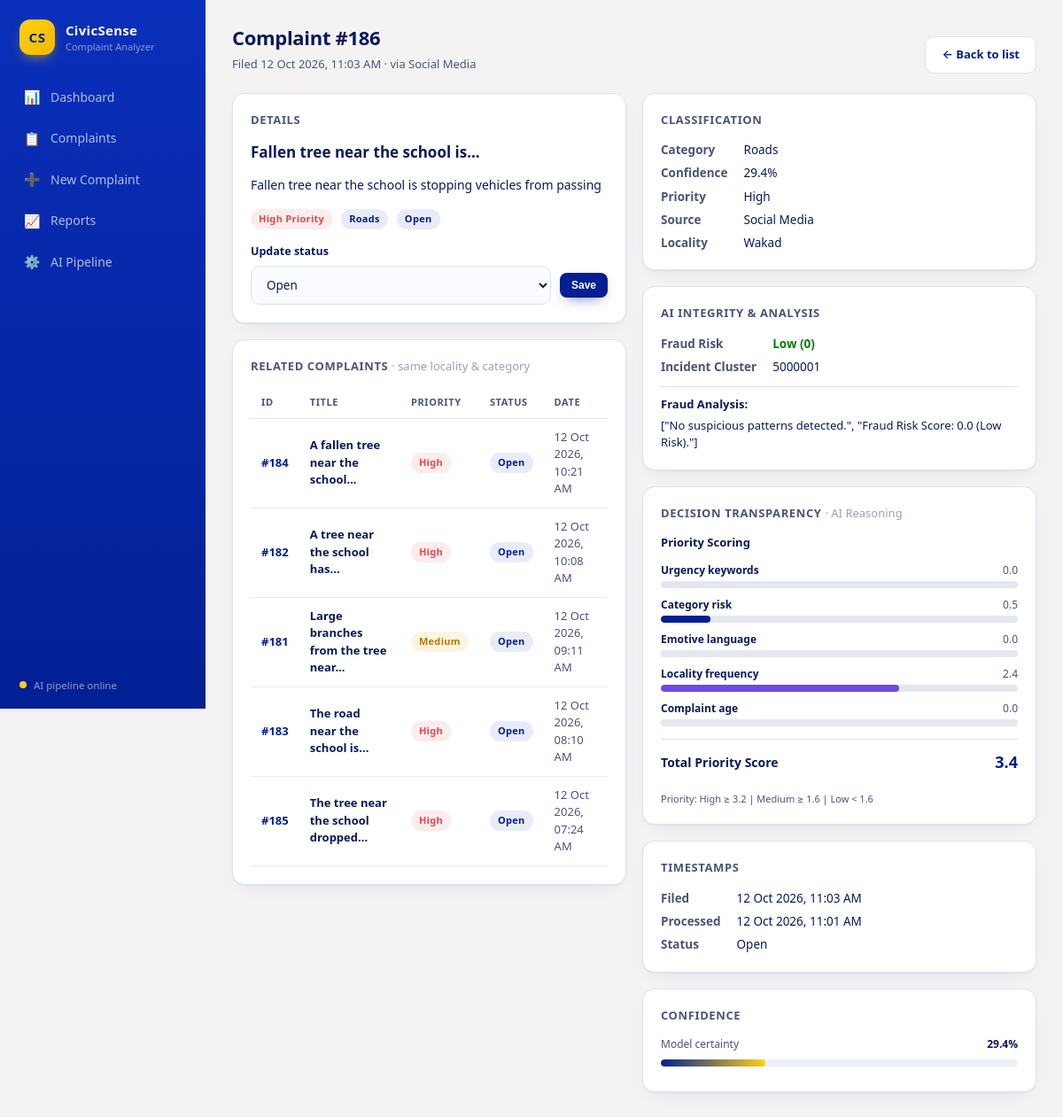
/complaints/186, run on the app's committed database.
### tables this page shows
CREATE TABLE complaints (
    id                  INTEGER PRIMARY KEY AUTOINCREMENT,
    source              TEXT    NOT NULL DEFAULT 'Web Portal',
    ward                TEXT    NOT NULL,
    category            TEXT    NOT NULL,
    title               TEXT    NOT NULL,
    description         TEXT    NOT NULL,
    priority            TEXT    NOT NULL DEFAULT 'Medium',
    status              TEXT    NOT NULL DEFAULT 'Open',
    confidence          REAL,
    is_duplicate        INTEGER NOT NULL DEFAULT 0,
    duplicate_of        INTEGER,
    created_at          TEXT    NOT NULL,
    processed_at        TEXT,
    priority_score      REAL,
    priority_breakdown  TEXT,
    fraud_score         REAL,
    fraud_level         TEXT,
    fraud_explanation   TEXT,
    cluster_id          INTEGER,
    xai_explanation      TEXT
);

### app.py (the view)
@app.route("/complaints/<int:cid>")
def complaint_detail(cid):
    import json as _json
    c = database.get_complaint(cid)
    if not c:
        abort(404)
    if c.get("priority_breakdown"):
        try:
            c["priority_breakdown"] = _json.loads(c["priority_breakdown"])
        except (TypeError, ValueError):
            c["priority_breakdown"] = None
    related = database.related_complaints(c["ward"], c["category"], cid)
    duplicate_of = None
    if c.get("duplicate_of"):
        duplicate_of = database.get_complaint(c["duplicate_of"])
    return render_template("complaint_detail.html", c=c, related=related,
                           duplicate_of=duplicate_of, statuses=STATUSES)

### app.py (called while the page is built)
@app.template_filter("pretty_date")
def pretty_date(value):
    try:
        dt = datetime.fromisoformat(value)
        return dt.strftime("%d %b %Y, %I:%M %p")
    except (ValueError, TypeError):
        return value

### civic_sense/database.py (called while the page is built)
@contextmanager
def get_conn():
    DB_PATH.parent.mkdir(parents=True, exist_ok=True)
    conn = sqlite3.connect(str(DB_PATH))
    conn.row_factory = sqlite3.Row
    conn.execute("PRAGMA journal_mode=WAL")
    try:
        yield conn
        conn.commit()
    finally:
        conn.close()

def get_complaint(cid: int):
    with get_conn() as conn:
        row = conn.execute("SELECT * FROM complaints WHERE id = ?", (cid,)).fetchone()
        return dict(row) if row else None

def related_complaints(ward: str, category: str, exclude_id: int, limit: int = 5) -> list:
    with get_conn() as conn:
        rows = conn.execute(
            "SELECT id, title, priority, status, created_at FROM complaints "
            "WHERE ward = ? AND category = ? AND id != ? "
            "ORDER BY created_at DESC LIMIT ?",
            (ward, category, exclude_id, limit)).fetchall()
        return [dict(r) for r in rows]

### templates/complaint_detail.html (shortened to what this page needs)
{% extends "base.html" %}
{% block content %}
<div class="page-head">
  <div>
    <h1 class="page-title">Complaint #{{ c.id }}</h1>
    <p class="page-sub">Filed {{ c.created_at | pretty_date }} · via {{ c.source }}</p>
  </div>
  <a class="btn secondary" href="{{ url_for('complaints') }}">← Back to list</a>
</div>
<div class="grid grid-2">
  <div>
    <div class="card" style="margin-bottom: 18px;">
      <h2 class="card-title">Details</h2>
      <h3 style="margin: 0 0 12px; font-size: 17px; color: var(--ink);">{{ c.title }}</h3>
      <p style="margin: 0 0 16px; font-size: 14px; color: var(--ink); line-height: 1.7;">{{ c.description }}</p>
      <div style="display: flex; flex-wrap: wrap; gap: 10px; margin-bottom: 16px;">
        <span class="badge badge-{{ c.priority | lower }}">{{ c.priority }} Priority</span>
        <span class="badge badge-cat">{{ c.category }}</span>
        <span class="badge badge-{{ c.status | lower | replace(' ', '-') }}">{{ c.status }}</span>
      </div>
      <form method="post" action="{{ url_for('update_status', cid=c.id) }}" style="margin-top: 14px;">
        <div class="field" style="margin-bottom: 0;">
          <label for="status">Update status</label>
          <div style="display: flex; gap: 10px; align-items: center;">
            <select id="status" name="status" style="min-width: 160px;">
              {% for s in statuses %}
              <option value="{{ s }}" {{ 'selected' if c.status == s }}>{{ s }}</option>
              {% endfor %}
            </select>
            <button class="btn small" type="submit">Save</button>
          </div>
        </div>
      </form>
    </div>
    {% if related %}
    <div class="card">
      <h2 class="card-title">Related complaints <span class="hint">· same locality & category</span></h2>
      <div class="table-wrap">
        <table class="data">
          <thead>
            <tr><th>ID</th><th>Title</th><th>Priority</th><th>Status</th><th>Date</th></tr>
          </thead>
          <tbody>
            {% for r in related %}
            <tr>
              <td class="muted"><a class="link" href="{{ url_for('complaint_detail', cid=r.id) }}">#{{ r.id }}</a></td>
              <td style="font-weight: 600;">{{ r.title }}</td>
              <td><span class="badge badge-{{ r.priority | lower }}">{{ r.priority }}</span></td>
              <td><span class="badge badge-{{ r.status | lower | replace(' ', '-') }}">{{ r.status }}</span></td>
              <td class="muted">{{ r.created_at | pretty_date }}</td>
            </tr>
            {% endfor %}
          </tbody>
        </table>
      </div>
    </div>
    {% endif %}
  </div>
  <div>
    <div class="card" style="margin-bottom: 18px;">
      <h2 class="card-title">Classification</h2>
      <div class="kv">
        <b>Category</b><span>{{ c.category }}</span>
        <b>Confidence</b><span>{{ (c.confidence * 100) | round(1) if c.confidence else '—' }}%</span>
        <b>Priority</b><span>{{ c.priority }}</span>
        <b>Source</b><span>{{ c.source }}</span>
        <b>Locality</b><span>{{ c.ward }}</span>
      </div>
    </div>
    <div class="card" style="margin-bottom: 18px;">
      <h2 class="card-title">AI Integrity & Analysis</h2>
      <div class="kv">
        <b>Fraud Risk</b>
        <span style="font-weight: 600; color: {{ 'red' if c.fraud_level == 'High' else 'orange' if c.fraud_level == 'Medium' else 'green' }}">
          {{ c.fraud_level or 'Low' }} ({{ c.fraud_score or 0 }})
        </span>
        <b>Incident Cluster</b><span>{{ c.cluster_id or 'None' }}</span>
      </div>
      {% if c.fraud_explanation %}
      <div style="margin-top: 12px; font-size: 13px; color: var(--ink); line-height: 1.5; border-top: 1px solid var(--line); padding-top: 10px;">
        <b style="display: block; margin-bottom: 4px;">Fraud Analysis:</b>
        {{ c.fraud_explanation }}
      </div>
      {% endif %}
    </div>
    {% if c.priority_breakdown or c.xai_explanation %}
    <div class="card" style="margin-bottom: 18px;">
      <h2 class="card-title">Decision Transparency <span class="hint">· AI Reasoning</span></h2>
      {% if c.priority_breakdown %}
      <div style="margin-bottom: 20px;">
        <p style="font-size: 13px; font-weight: 600; margin-bottom: 12px; color: var(--ink);">Priority Scoring</p>
        {% set bd = c.priority_breakdown %}
        {% set labels = {'keywords': 'Urgency keywords', 'category_risk': 'Category risk', 'emotion': 'Emotive language', 'frequency': 'Locality frequency', 'age': 'Complaint age'} %}
        {% set colors = {'keywords': '#e5484d', 'category_risk': '#021f94', 'emotion': '#f5a524', 'frequency': '#7048e8', 'age': '#30a46c'} %}
        {% set max_score = 3.6 %}
        {% for key in ['keywords', 'category_risk', 'emotion', 'frequency', 'age'] %}
        <div style="margin-bottom: 10px;">
          <div style="display: flex; justify-content: space-between; font-size: 12px; margin-bottom: 3px;">
            <span style="font-weight: 600;">{{ labels[key] }}</span>
            <span class="muted">{{ bd.get(key, 0) }}</span>
          </div>
          <div style="height: 8px; background: #e4e7f0; border-radius: 999px; overflow: hidden;">
            <div style="height: 100%; width: {{ (bd.get(key, 0) / max_score * 100) | round(1) }}%; background: {{ colors[key] }}; border-radius: 999px; transition: width .6s ease;"></div>
          </div>
        </div>
        {% endfor %}
        <div style="margin-top: 14px; padding-top: 12px; border-top: 1px solid var(--line); display: flex; justify-content: space-between; align-items: center;">
          <span style="font-weight: 700; font-size: 14px;">Total Priority Score</span>
          <span style="font-weight: 800; font-size: 18px; color: var(--brand);">{{ c.priority_score }}</span>
        </div>
      </div>
      {% endif %}
      <div style="display: flex; gap: 16px; margin-top: 12px; font-size: 11px; color: var(--muted);">
      <span>Priority: High ≥ 3.2 | Medium ≥ 1.6 | Low &lt; 1.6</span>
    </div>
    </div>
    {% endif %}
    <div class="card" style="margin-bottom: 18px;">
      <h2 class="card-title">Timestamps</h2>
      <div class="kv">
        <b>Filed</b><span>{{ c.created_at | pretty_date }}</span>
        <b>Processed</b><span>{{ c.processed_at | pretty_date if c.processed_at else '—' }}</span>
        <b>Status</b><span>{{ c.status }}</span>
      </div>
    </div>
    <div class="card">
      <h2 class="card-title">Confidence</h2>
      {% if c.confidence %}
      <div style="margin-bottom: 8px;">
        <div style="display: flex; justify-content: space-between; font-size: 12px; margin-bottom: 4px;">
          <span class="muted">Model certainty</span>
          <span style="font-weight: 700;">{{ (c.confidence * 100) | round(1) }}%</span>
        </div>
        <div class="conf-bar">
          <div class="conf-fill" style="width: {{ (c.confidence * 100) | round(1) }}%"></div>
        </div>
      </div>
      {% else %}
      <p class="muted" style="font-size: 13px;">No confidence data available.</p>
      {% endif %}
    </div>
  </div>
</div>
{% endblock %}

### static/css/style.css (style rules this page uses)
:root { --ink: #0a1a5c; --muted: #4a5578; --bg: #f5f2f3; --card: #ffffff; --line: #dfe2eb; --brand: #021f94; --brand-2: #021f94; --accent: #ffd014; --high: #e5484d; --medium: #f5a524; --low: #30a46c; --radius: 14px; --shadow: 0 1px 2px rgba(2, 31, 148, .05), 0 8px 24px -12px rgba(2, 31, 148, .12); --shadow-hover: 0 2px 4px rgba(2, 31, 148, .06), 0 14px 34px -12px rgba(2, 31, 148, .2); }
* { box-sizing: border-box; }
html, body { margin: 0; padding: 0; }
body { font-family: "Segoe UI", system-ui, -apple-system, Roboto, Helvetica, Arial, sans-serif; background: var(--bg); color: var(--ink); font-size: 14px; line-height: 1.5; }
.page-head { display: flex; align-items: flex-end; justify-content: space-between; gap: 16px; margin-bottom: 22px; flex-wrap: wrap; }
.page-title { font-size: 22px; font-weight: 750; margin: 0; letter-spacing: -.3px; }
.page-sub { color: var(--muted); margin: 4px 0 0; font-size: 13px; }
.badge { display: inline-flex; align-items: center; gap: 5px; font-size: 11px; font-weight: 700; padding: 3px 9px; border-radius: 999px; letter-spacing: .3px; white-space: nowrap; }
.badge-high { background: #fdecec; color: var(--high); }
.badge-medium { background: #fef4e2; color: #b47a05; }
.badge-cat { background: #e8ecfa; color: var(--brand-2); }
.badge-open { background: #e8ecfa; color: var(--brand-2); }
.card { background: var(--card); border: 1px solid var(--line); border-radius: var(--radius); box-shadow: var(--shadow); padding: 20px; transition: box-shadow .18s ease, transform .18s ease; }
.card-title { font-size: 13px; font-weight: 700; color: var(--muted); text-transform: uppercase; letter-spacing: .6px; margin: 0 0 14px; }
.card-title .hint { text-transform: none; font-weight: 500; letter-spacing: 0; color: #99a1b5; }
.grid { display: grid; gap: 18px; }
.grid-2 { grid-template-columns: 1fr 1fr; }
.table-wrap { overflow-x: auto; }
table.data { width: 100%; border-collapse: collapse; font-size: 13px; }
table.data th { text-align: left; font-size: 11px; text-transform: uppercase; letter-spacing: .6px; color: var(--muted); padding: 9px 12px; border-bottom: 1px solid var(--line); white-space: nowrap; }
table.data td { padding: 11px 12px; border-bottom: 1px solid #e8ebf2; vertical-align: middle; }
table.data tr { transition: background .12s ease; }
.btn { display: inline-flex; align-items: center; gap: 8px; border: none; cursor: pointer; text-decoration: none; background: var(--brand-2); color: #fff; font-weight: 600; font-size: 13px; padding: 10px 18px; border-radius: 10px; transition: background .15s ease, transform .15s ease, box-shadow .15s ease; box-shadow: 0 6px 16px -8px rgba(2, 31, 148, .8); }
.btn.secondary { background: #fff; color: var(--brand); border: 1px solid var(--line); box-shadow: none; }
.btn.small { padding: 7px 13px; font-size: 12px; border-radius: 8px; }
.field { margin-bottom: 16px; }
.field label { display: block; font-size: 12.5px; font-weight: 650; margin-bottom: 6px; color: var(--ink); }
.field input[type=text], .field textarea, .field select, .search input { width: 100%; padding: 11px 13px; border: 1px solid var(--line); border-radius: 10px; font-size: 13.5px; font-family: inherit; background: #fafbfe; color: var(--ink); transition: border-color .15s ease, box-shadow .15s ease; }
.conf-bar { height: 8px; border-radius: 999px; background: #eef0f7; overflow: hidden; margin-top: 8px; }
.conf-fill { height: 100%; border-radius: 999px; background: linear-gradient(90deg, var(--brand-2), var(--accent)); }
.muted { color: var(--muted); }
a.link { color: #021f94; text-decoration: none; font-weight: 600; }
table.data a.link { font-weight: 600; }
.kv { display: grid; grid-template-columns: auto 1fr; gap: 6px 18px; font-size: 13.5px; }
.kv b { color: var(--muted); font-weight: 600; }

### data on the page
complaints: id "186", created_at|pretty_date "12 Oct 2026, 11:03 AM", source "Social Media", title "Fallen tree near the school is...", description "Fallen tree near the school is stopping vehicles from passing", priority "High", category "Roads", status "Open", confidence "29.4", ward "Wakad", fraud_level "Low", fraud_score "0", cluster "5000001", fraud_explanation "[\"No suspicious patterns detected.\", \"Fraud Risk Score: 0.0 (Low Risk).\"]", priority_score "3.4", processed_at|pretty_date "12 Oct 2026, 11:01 AM", (c.confidence*100)|round(1) "29.4"
complaints: id "184", title "A fallen tree near the school...", priority "High", status "Open", created_at|pretty_date "12 Oct 2026, 10:21 AM"
complaints: id "182", title "A tree near the school has...", priority "High", status "Open", created_at|pretty_date "12 Oct 2026, 10:08 AM"
complaints: id "181", title "Large branches from the tree near...", priority "Medium", status "Open", created_at|pretty_date "12 Oct 2026, 09:11 AM"
complaints: id "183", title "The road near the school is...", priority "High", status "Open", created_at|pretty_date "12 Oct 2026, 08:10 AM"
complaints: id "185", title "The tree near the school dropped...", priority "High", status "Open", created_at|pretty_date "12 Oct 2026, 07:24 AM"

### other printed values
{{ labels[key] }} "Urgency keywords" "Category risk" "Emotive language" "Locality frequency" "Complaint age"
{{ bd.get(key, 0) }} "0.0" "0.5" "0.0" "2.4" "0.0"
form field status "Open"
